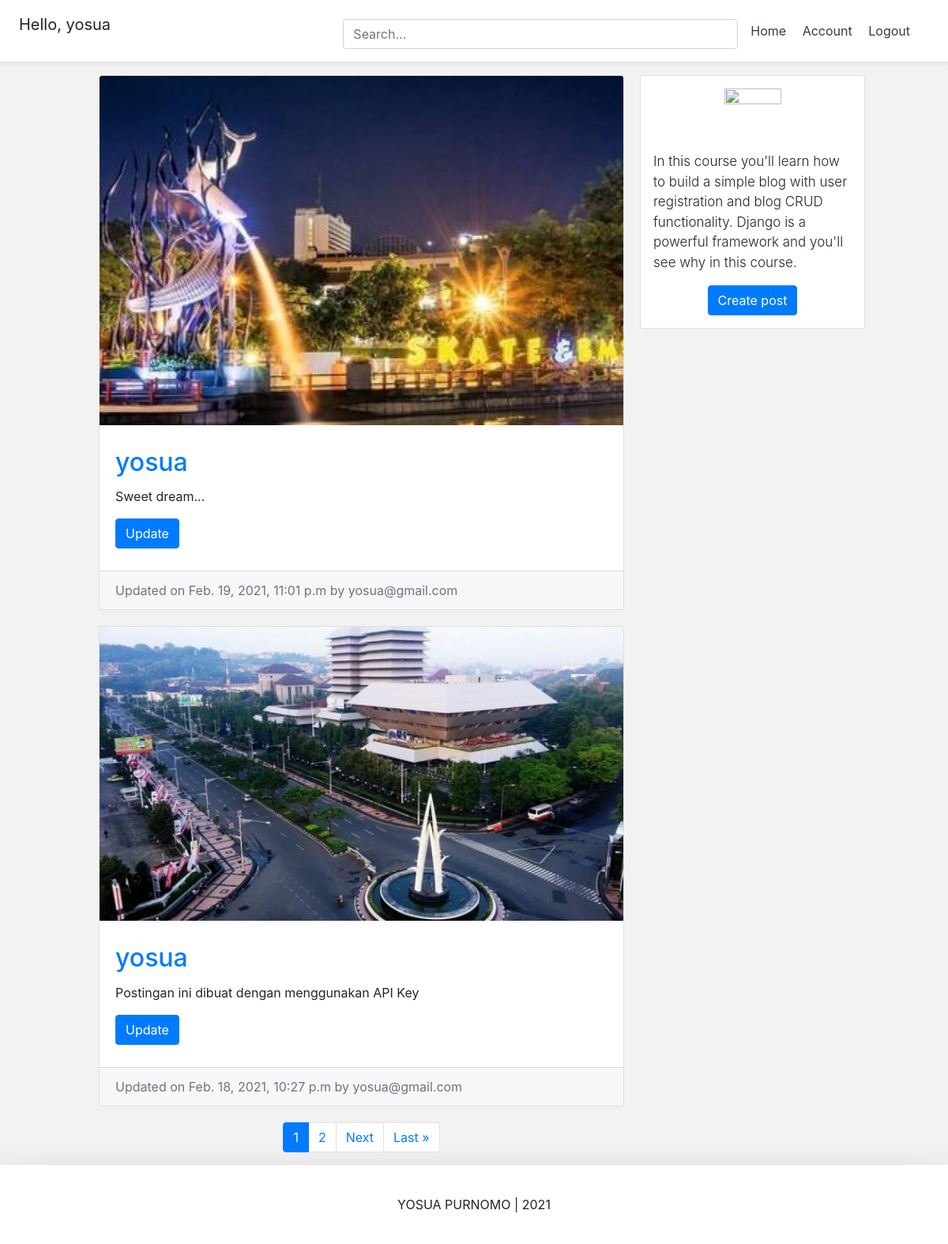
The page / (signed in) on the database its author committed.
### Account/models.py (models this page shows, shortened)
class Account(AbstractBaseUser):
	email 			= models.EmailField(verbose_name='email', max_length=60, unique=True)
	username 		= models.CharField(max_length=30, unique=True)
	date_joined		= models.DateTimeField(verbose_name='date joined', auto_now_add=True)
	last_login		= models.DateTimeField(verbose_name='last login', auto_now=True)
	is_admin		= models.BooleanField(default=False)
	is_active		= models.BooleanField(default=True)
	is_staff		= models.BooleanField(default=False)
	is_superuser	= models.BooleanField(default=False)
	USERNAME_FIELD = 'email'
	REQUIRED_FIELDS = ['username']
	objects = AccountManage()
	def __str__(self):
		return self.email

### Post/models.py (models this page shows, shortened)
class PostModel(models.Model):
	caption			= models.TextField(max_length=5000, null=False, blank=True)
	image			= models.ImageField(upload_to=upload_location, null=False, blank=True)
	date_published	= models.DateTimeField(auto_now_add=True, verbose_name='date published')
	date_updated	= models.DateTimeField(auto_now=True, verbose_name='date updated')
	author			= models.ForeignKey(settings.AUTH_USER_MODEL, on_delete=models.CASCADE)
	slug 			= models.SlugField(blank=True, unique=True)

### Personal/views.py (the view)
# urls.py: path('', home_view.as_view(), name="home"),
class home_view(ListView):
	page_kwarg = 'page'
	paginate_by = 2
	context_object_name = 'post_model'
	model = PostModel
	template_name = 'personal/home.html'
	ordering = '-date_published'
	def get_context_data(self, **kwargs):
		search = self.request.GET.get('q', '')
		self.extra_context = {
			'query':str(search)
			}
		print(self.extra_context)
		return super().get_context_data(**kwargs)
	def get_queryset(self):
		search = self.request.GET.get('q', False)
		if search:
			self.querset = self.model.objects.filter(
							Q(caption__icontains=search) |
							 Q(author__username=search)
							 )
			return self.querset
		return super().get_queryset()

### Personal/templates/personal/home.html (shortened to what this page needs)
{% extends 'base.html' %}
{% load static %}
{% block content %}
<link rel="stylesheet" type="text/css" href="{% static "personal/home.css" %}">
<div class="container">
	<div class="row">
		<div class="left-column col-lg-7 offset-lg-1">
				{% for post in post_model %}
					<div class="blog-post-container">
						{% include 'post/snippets/blog_post_snippet.html' with post_model=post %}
					</div>
				{% endfor %}
			{% include 'post/snippets/blog_post_pagination.html' with post_model=post_model %}
		</div>
		<div class="right-column col-lg-3 d-lg-flex d-none flex-column">
			<div class="card create-post-bar d-flex flex-column p-3">
				<img class="img-fluid d-block m-auto pb-2" src="{% static 'codingwithmitch_logo.png' %}" width="72" height="72">
				<p class="lead">In this course you'll learn how to build a simple blog with user registration and blog CRUD functionality. Django is a powerful
  					framework and you'll see why in this course.</p>
				<p class="m-auto"><a class="btn btn-primary" href="{% url 'post:create' %}">Create post</a></p>
			</div>
		</div>
	</div>
</div>
{% endblock content %}

### templates/snippets/header.html (shortened to what this page needs)
{% load static %}
<link rel="stylesheet" type="text/css" href="{% static "css/header.css" %}">
<div class="d-flex flex-column flex-md-row align-items-center p-3 px-md-4 mb-3 bg-white border-bottom shadow-sm">
  <h5 class="my-0 mr-md-auto font-weight-normal">
  	{% if request.user.is_authenticated %}
  		<p>Hello, {{request.user.username}}</p>
  	{% endif %}
  </h5>
  <div class="search-bar mt-sm-2 mr-2">
  	<form onsubmit="return executeQuery();">
  		<input type="text" class="form-control" name="q" id="id_q" placeholder="Search...">
  	</form>
  </div>
  <nav class="my-2 my-md-0 mr-md-3">
  	{% if request.user.is_authenticated %}
	  	<a class="p-2 text-dark" href="{% url 'home' %}">Home</a>
	    <a class="p-2 text-dark" href="{% url 'account' %}">Account</a>
	    <a class="p-2 text-dark" href="{% url 'logout' %}">Logout</a>
	{% else %}
		<a class="p-2 text-dark" href="{% url 'home' %}">Home</a>
	    <a class="p-2 text-dark" href="{% url 'login' %}">Login</a>
	    <a class="btn btn-outline-primary" href="{% url 'register' %}">Register</a>
	{% endif %}
  </nav>
</div>

### Post/templates/post/snippets/blog_post_snippet.html (shortened to what this page needs)
{% load static %}
<link rel="stylesheet" type="text/css" href="{% static "post/blog_snippets.css" %}">
{% if post_model %}
<div class="container">
	<div class="row">
		<div class="card m-auto">
			<a href="{% url 'post:detail' post.slug %}">
				<img class="card-img-top" src="{{post_model.image.url}}">
			</a>
			<div class="card-body mt-2 mb-2">
				<a href="{% url 'post:detail' post.slug %}">
					<h2 class="card-title">{{post_model.author.username}}</h2>
				</a>
				<p class="card-text">{{post_model.caption|linebreaksbr|truncatechars:250}}</p>
				{% if post_model.author == request.user %}
					<a href="{% url 'post:edit' post_model.slug %}" class="btn btn-primary">Update</a>
				{% endif %}
			</div>
			<div class="card-footer text-muted">
			  Updated on {{post_model.date_updated}} by {{post_model.author}}
			</div>
		</div>
	</div>
</div>
{% endif %}

### static/css/header.css (style rules this page uses)
@media (min-width: 768px) { html { font-size: 16px; } }
.search-bar { max-width: 500px; width: 100%; }
form { width: 100%; }

### static/css/base.css (style rules this page uses)
body { background-color: #f2f2f2; }

### Personal/static/personal/home.css (style rules this page uses)
@media (min-width: 768px) { .right-column { margin-left: 20px; } }
.blog-post-container { margin-bottom: 20px; width: 100%; }
.create-post-bar { background-color: #fff; margin-bottom:20px; }
.left-column { padding:0px; }
.right-column { padding:0px; }
.lead { font-size: 17px; }

### Post/static/post/blog_snippets.css (style rules this page uses)
.card { max-width: 700px; width: 100%; }
.card-body { padding: 20px; }

### rows shown on the page
Account: user.username "yosua"
PostModel: image (picture), author.username "yosua", caption "Sweet dream...", shows "Update", date_updated "Feb. 19, 2021, 11:01 p.m", author "yosua@gmail.com"
PostModel: image (picture), author.username "yosua", caption "Postingan ini dibuat dengan menggunakan API Key", shows "Update", date_updated "Feb. 18, 2021, 10:27 p.m", author "yosua@gmail.com"

### other values the page prints
{{ i }} "1"
{{ i }} "2"
